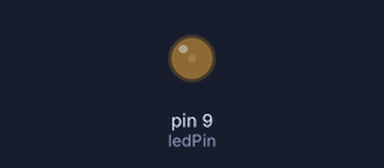
The sketch below on a simulated Arduino Uno, built with avr-gcc and run on an emulated ATmega328P. Parts: output pins drawn as LEDs (lit = HIGH).

Above: at 0.05 s.
At 0.25 s:
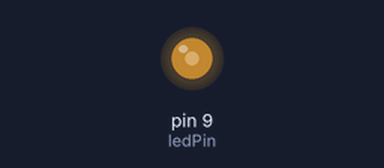
At 0.45 s:
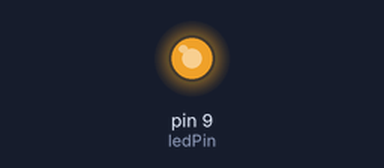
At 0.9 s:
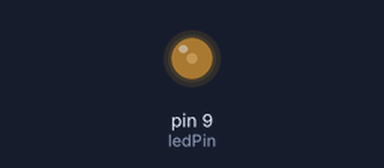
Timing chart, 0 to 3.0 s (numbered marks = the images above):
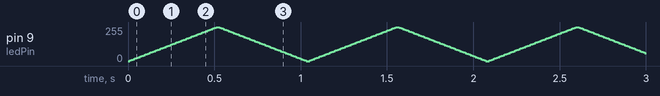

The sketch:

fade.ino
```cpp
int ledPin=9;
void setup() {
  // put your setup code here, to run once:
  pinMode(ledPin,OUTPUT);
}

void loop() {
  for(int i=0;i<=255;i=i+5){
    analogWrite(ledPin,i);
    delay(10);
  }
  for(int i=255;i>=0;i=i-5){
    analogWrite(ledPin,i);
    delay(10);
  }
}
```
